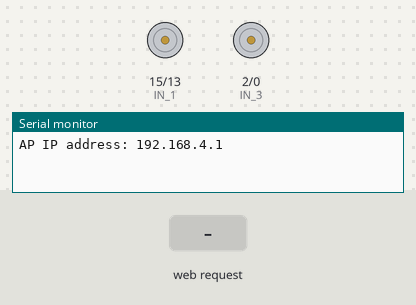
This sketch was run on a simulated ESP8266 (NodeMCU). Shown: motor-driver pin pairs drawn as motors (green arrow = first pin HIGH = forward, orange = second pin HIGH = backward, longer = more drive, scaled by the enable pin), the last lines printed to the serial monitor. Inputs (shaded band) come from the test bench.

Above: at 1.2 s.
1.3 s: HTTP request GET /?State=F received
At 2.2 s:
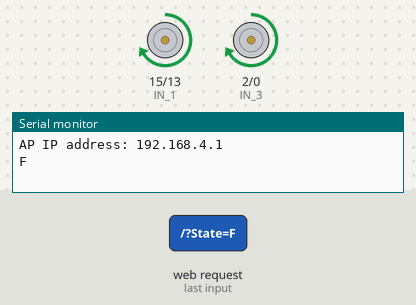
2.8 s: HTTP request GET /?State=B received
At 3.4 s:
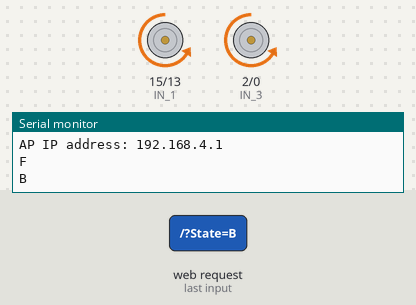
4.3 s: HTTP request GET /?State=L received
At 5.5 s:
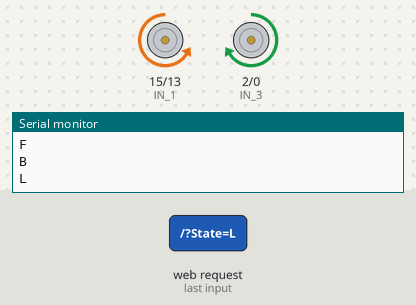
5.8 s: HTTP request GET /?State=R received
At 6.8 s:
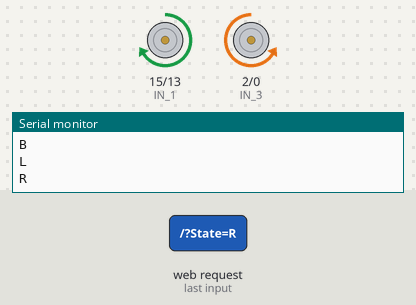
Timing chart, 0 to 8.3 s (numbered marks = the images above; inputs shaded):
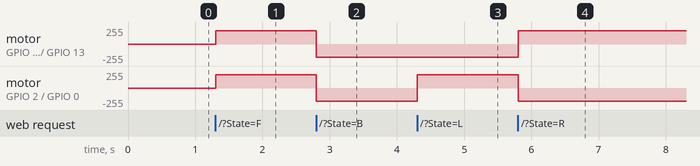

Measured:
- after the input at 1.3 s, motor on GPIO 15 (IN_1) / GPIO 13 (IN_2), motor on GPIO 2 (IN_3) / GPIO 0 (IN_4): stopped → forward 199/255 at once
- after the input at 2.8 s, motor on GPIO 15 (IN_1) / GPIO 13 (IN_2), motor on GPIO 2 (IN_3) / GPIO 0 (IN_4): forward 199/255 → backward 199/255 at once
- after the input at 4.3 s, motor on GPIO 2 (IN_3) / GPIO 0 (IN_4): backward 199/255 → forward 199/255 at once
- after the input at 5.8 s, motor on GPIO 15 (IN_1) / GPIO 13 (IN_2): backward 199/255 → forward 199/255 at once; motor on GPIO 2 (IN_3) / GPIO 0 (IN_4): forward 199/255 → backward 199/255 at once

The sketch:

WIFICAR_APP2.ino
```cpp
#define ENA   14          // Enable/speed motors Right        GPIO14(D5)
#define ENB   12          // Enable/speed motors Left         GPIO12(D6)
#define IN_1  15          // L298N in1 motors Rightx          GPIO15(D8)
#define IN_2  13          // L298N in2 motors Right           GPIO13(D7)
#define IN_3  2           // L298N in3 motors Leftx           GPIO2(D4)
#define IN_4  0           // L298N in4 motors Left            GPIO0(D3)

#include <ESP8266WiFi.h>
#include <WiFiClient.h>
#include <ESP8266WebServer.h>

String command;             //String to store app command state.
int speedCar = 800;         // 400 - 1023.
int speed_Coeff = 3;

const char* ssid = "WIFI NAME";
ESP8266WebServer server(80);

void setup() {

 pinMode(ENA, OUTPUT);
 pinMode(ENB, OUTPUT);
 pinMode(IN_1, OUTPUT);
 pinMode(IN_2, OUTPUT);
 pinMode(IN_3, OUTPUT);
 pinMode(IN_4, OUTPUT);

  Serial.begin(115200);

// Connecting WiFi

  WiFi.mode(WIFI_AP);
  WiFi.softAP(ssid);

  IPAddress myIP = WiFi.softAPIP();
  Serial.print("AP IP address: ");
  Serial.println(myIP);

 // Starting WEB-server

     server.on ( "/", HTTP_handleRoot );
     server.onNotFound ( HTTP_handleRoot );
     server.begin();
}

void goAhead() {
    digitalWrite(IN_1, HIGH); // Motor 1
    digitalWrite(IN_2, LOW);  // Motor 2
    analogWrite(ENA, speedCar);

    digitalWrite(IN_3, HIGH); // Motor 1
    digitalWrite(IN_4, LOW);  // Motor 2
    analogWrite(ENB, speedCar);
}

void goBack() {
    digitalWrite(IN_1, LOW);  // Motor 1
    digitalWrite(IN_2, HIGH); // Motor 2
    analogWrite(ENA, speedCar);

    digitalWrite(IN_3, LOW);  // Motor 1
    digitalWrite(IN_4, HIGH); // Motor 2
    analogWrite(ENB, speedCar);
}

void goRight() {
    digitalWrite(IN_1, HIGH); // Motor 1
    digitalWrite(IN_2, LOW);  // Motor 2
    analogWrite(ENA, speedCar);

    digitalWrite(IN_3, LOW);  // Motor 1
    digitalWrite(IN_4, HIGH); // Motor 2
    analogWrite(ENB, speedCar);
}

void goLeft() {
    digitalWrite(IN_1, LOW);  // Motor 1
    digitalWrite(IN_2, HIGH); // Motor 2
    analogWrite(ENA, speedCar);

    digitalWrite(IN_3, HIGH); // Motor 1
    digitalWrite(IN_4, LOW);  // Motor 2
    analogWrite(ENB, speedCar);
}

void goAheadRight() {
    digitalWrite(IN_1, HIGH); // Motor 1
    digitalWrite(IN_2, LOW);  // Motor 2
    analogWrite(ENA, speedCar / speed_Coeff);

    digitalWrite(IN_3, HIGH); // Motor 1
    digitalWrite(IN_4, LOW);  // Motor 2
    analogWrite(ENB, speedCar);
}

void goAheadLeft() {
    digitalWrite(IN_1, HIGH); // Motor 1
    digitalWrite(IN_2, LOW);  // Motor 2
    analogWrite(ENA, speedCar);

    digitalWrite(IN_3, HIGH); // Motor 1
    digitalWrite(IN_4, LOW);  // Motor 2
    analogWrite(ENB, speedCar / speed_Coeff);
}

void goBackRight() {
    digitalWrite(IN_1, LOW);  // Motor 1
    digitalWrite(IN_2, HIGH); // Motor 2
    analogWrite(ENA, speedCar / speed_Coeff);

    digitalWrite(IN_3, LOW);  // Motor 1
    digitalWrite(IN_4, HIGH); // Motor 2
    analogWrite(ENB, speedCar);
}

void goBackLeft() {
    digitalWrite(IN_1, LOW);  // Motor 1
    digitalWrite(IN_2, HIGH); // Motor 2
    analogWrite(ENA, speedCar);

    digitalWrite(IN_3, LOW);  // Motor 1
    digitalWrite(IN_4, HIGH); // Motor 2
    analogWrite(ENB, speedCar / speed_Coeff);
}

void stopRobot() {
    digitalWrite(IN_1, LOW);  // Motor 1
    digitalWrite(IN_2, LOW);  // Motor 2
    analogWrite(ENA, 0);

    digitalWrite(IN_3, LOW);  // Motor 1
    digitalWrite(IN_4, LOW);  // Motor 2
    analogWrite(ENB, 0);
}
void loop() {
    server.handleClient();

      command = server.arg("State");
      if (command == "F") goAhead();
      else if (command == "B") goBack();
      else if (command == "L") goLeft();
      else if (command == "R") goRight();
      else if (command == "I") goAheadRight();
      else if (command == "G") goAheadLeft();
      else if (command == "J") goBackRight();
      else if (command == "H") goBackLeft();
      else if (command == "0") speedCar = 400;
      else if (command == "1") speedCar = 470;
      else if (command == "2") speedCar = 540;
      else if (command == "3") speedCar = 610;
      else if (command == "4") speedCar = 680;
      else if (command == "5") speedCar = 750;
      else if (command == "6") speedCar = 820;
      else if (command == "7") speedCar = 890;
      else if (command == "8") speedCar = 960;
      else if (command == "9") speedCar = 1023;
      else if (command == "S") stopRobot();
}

void HTTP_handleRoot(void) {

if( server.hasArg("State") ){
       Serial.println(server.arg("State"));
  }
  server.send ( 200, "text/html", "" );
  delay(1);
}
```
